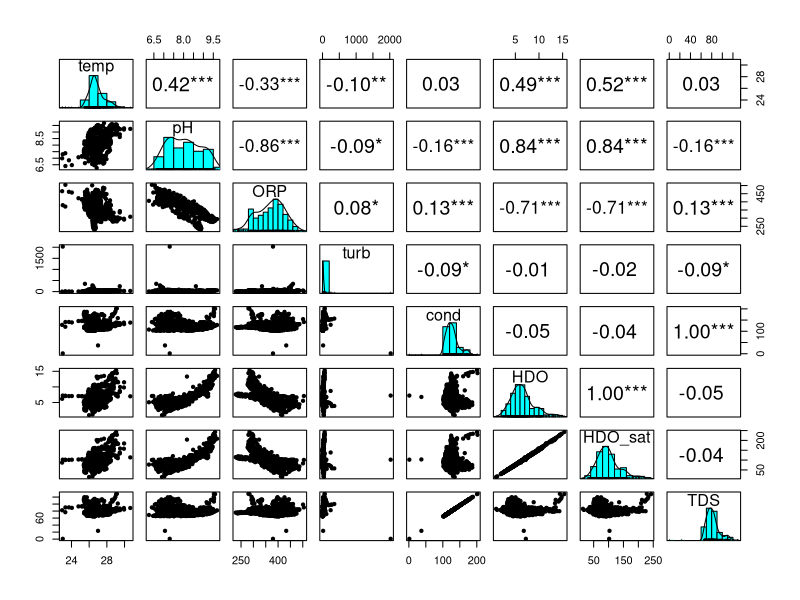
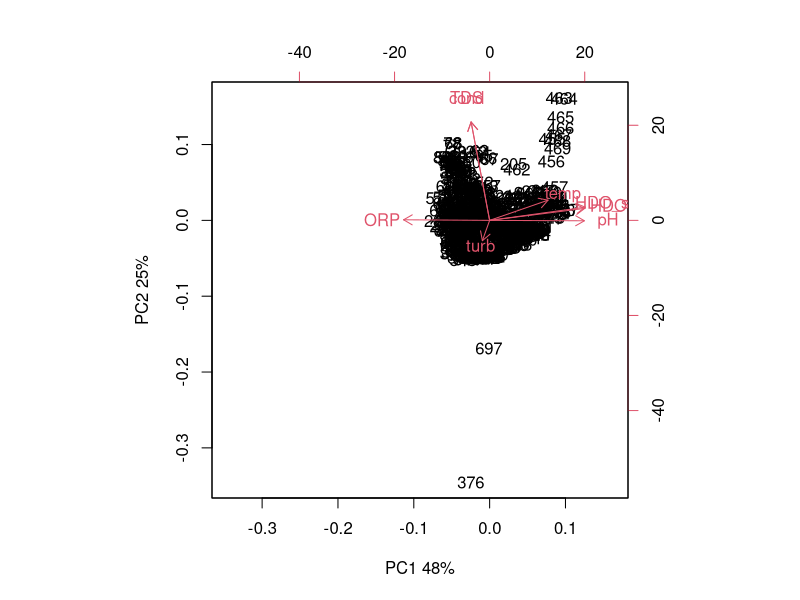
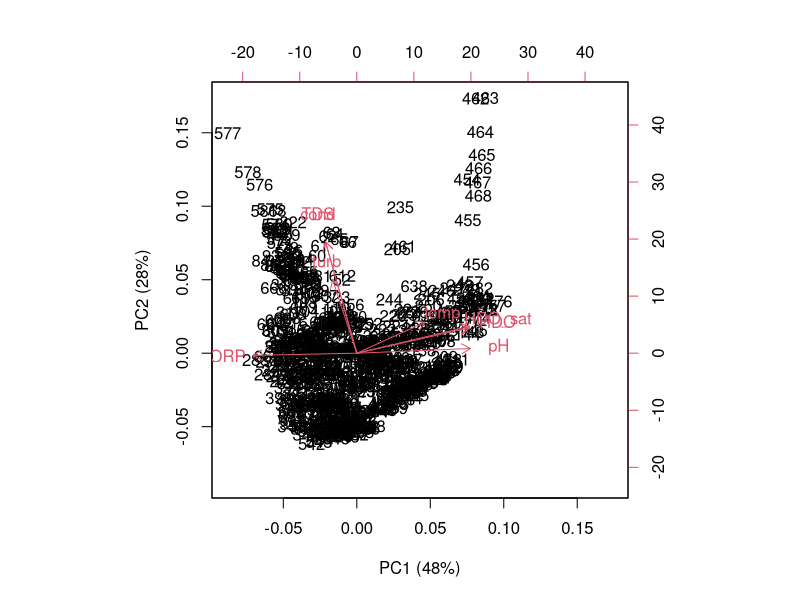
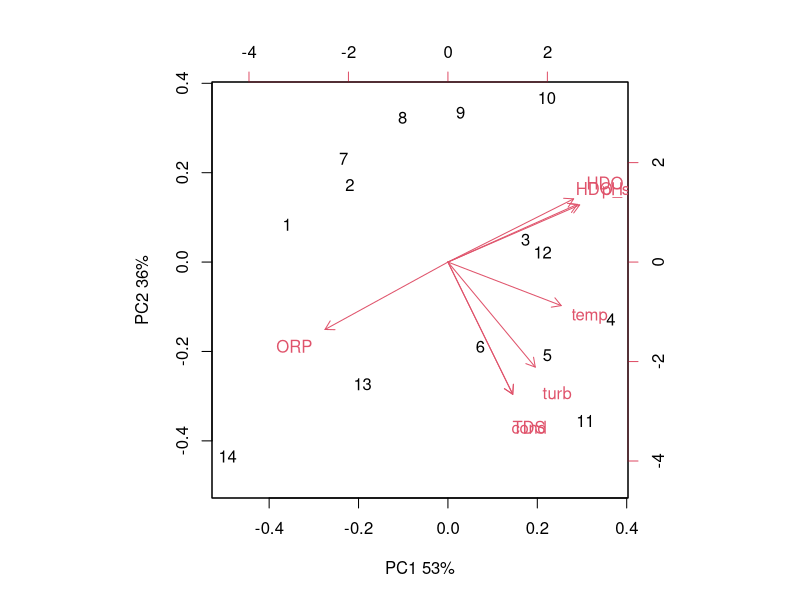
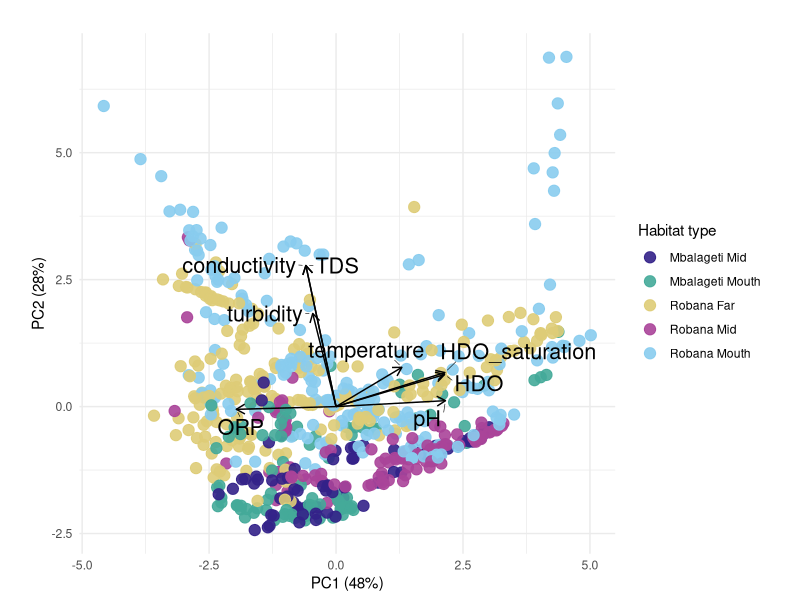
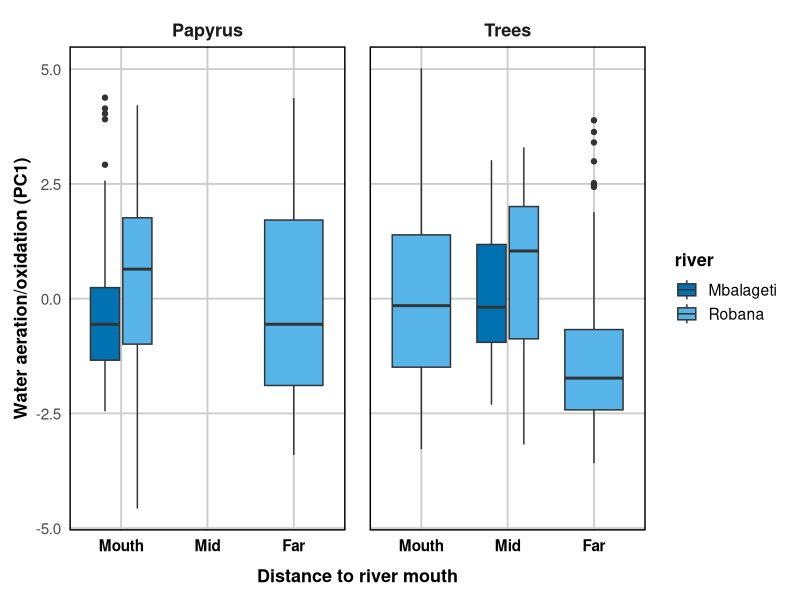
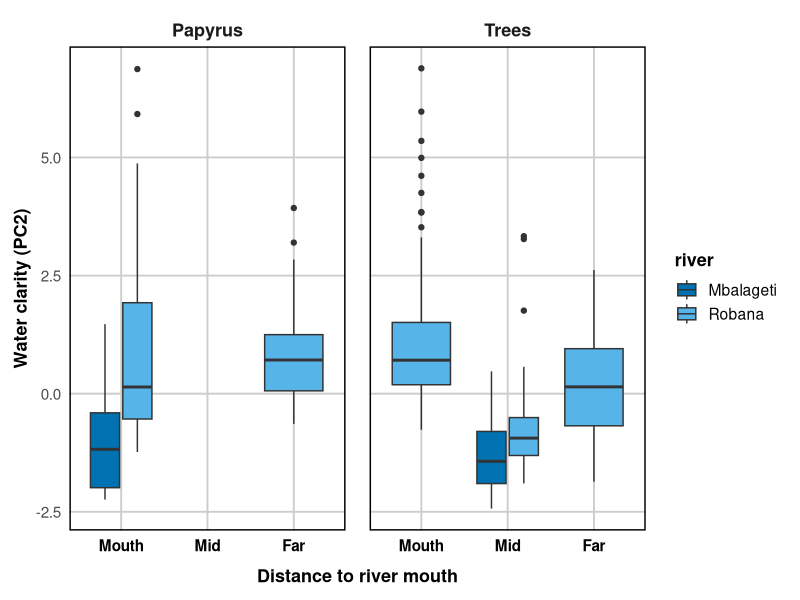
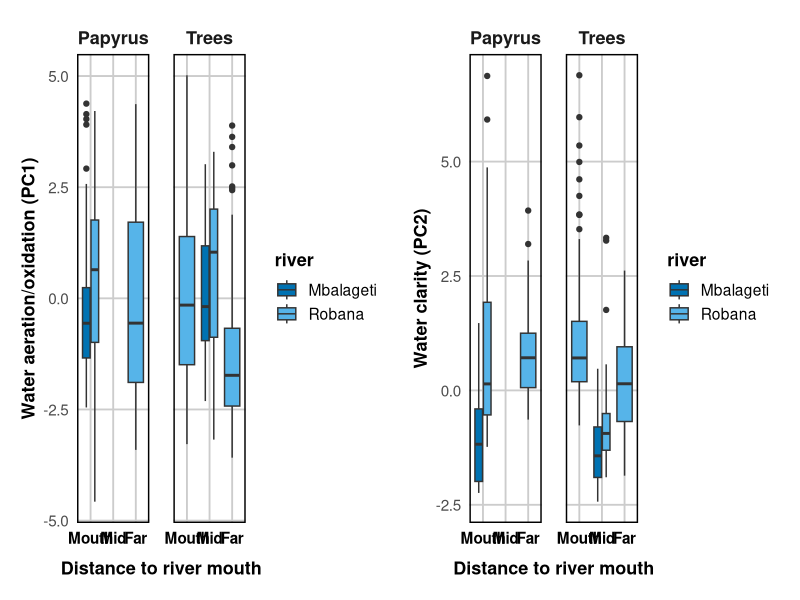

Generate these figures, in order, with R: (Note: this script raises an error after producing the figures.)
rm(list = ls())

# load libraries
library(tidyverse)  # includes dplyr, ggplot2
library(vegan)      # multivariate analysis of ecological community data   
library(psych)      # useful for panel plots of multivariate datasets
library(ggrepel)    # label placement for ggplot2 to avoid overlapping text
library(patchwork)  # combine multiple ggplot2 plots into one layout 

# load data_water
data_water <- read.csv("data_water.csv") |>
  dplyr::mutate(transect_date_time = paste(transect_ID, substr(date_time_end, 1, 6), substr(date_time_start, 12, 16), sep = " "))|>
  mutate(date=as.Date(date, format= "%d-%b-%Y"),
         habitat_detailed = case_when(
           transect_ID %in% c("pap_1", "pap_2") ~ "Papyrus Mbalageti Mouth",
           transect_ID %in% c("pap_3", "pap_4") ~ "Papyrus Robana Mouth",
           transect_ID %in% c("pap_5", "pap_6") ~ "Papyrus Robana Far",
           transect_ID %in% c("tree_1", "tree_2") ~ "Tree Mbalageti Mid",
           transect_ID %in% c("tree_3", "tree_4") ~ "Tree Robana Mid",
           transect_ID %in% c("tree_5", "tree_6") ~ "Tree Robana Mouth",
           transect_ID %in% c("tree_7", "tree_8") ~ "Tree Robana Far",
           TRUE ~ NA_character_),
         habitat_main = case_when(
           transect_ID %in% c("pap_1", "pap_2","pap_3", "pap_4","pap_5", "pap_6" ) ~ "Papyrus",
           transect_ID %in% c("tree_1", "tree_2","tree_3", "tree_4","tree_5", "tree_6","tree_7", "tree_8") ~ "Trees",
           TRUE ~ NA_character_),
         distance_to_river_mouth= case_when(
           transect_ID %in% c("pap_1", "pap_2", "pap_3", "pap_4", "tree_5", "tree_6") ~ "Mouth",
           transect_ID %in% c("tree_1", "tree_2", "tree_3", "tree_4") ~ "Mid",
           transect_ID %in% c("pap_5", "pap_6", "tree_7", "tree_8") ~ "Far"
         ),
         distance_to_river_mouth= factor(distance_to_river_mouth, levels= c("Mouth", "Mid", "Far")),
         habitat_detailed_2= case_when(
           transect_ID %in% c("pap_1", "pap_2") ~ "Mbalageti Mouth",
           transect_ID %in% c("pap_3", "pap_4","tree_5", "tree_6") ~ "Robana Mouth",
           transect_ID %in% c("pap_5", "pap_6","tree_7", "tree_8") ~ "Robana Far",
           transect_ID %in% c("tree_1", "tree_2") ~ "Mbalageti Mid",
           transect_ID %in% c("tree_3", "tree_4") ~ "Robana Mid",
           TRUE ~ NA_character_),
         river= case_when(
           transect_ID %in% c("pap_1", "pap_2", "tree_1", "tree_2") ~ "Mbalageti",
           transect_ID %in% c("pap_3", "pap_4", "pap_5", "pap_6", "tree_3", "tree_4","tree_5", "tree_6", "tree_7", "tree_8") ~ "Robana"
         ))


# explore the correlations among the factors in a panel pairs plot
psych::pairs.panels(data_water |> dplyr::select(temp, pH, ORP, turb, cond, HDO, HDO_sat, TDS),smooth=F,ci=T,ellipses=F,stars=T,method="pearson")
# very strong relation between conductivity and TDS, one on one correlation
# HDO and HDO_sat one on one correlation
# strong negative correlation between ORP and HDO & HDO_sat
# strong positive correlation between pH and HDO
# strong negative correlation between pH and ORP

# PCA with all data
pca_input <- data_water |>
  dplyr::select(temp, pH, ORP, turb, cond, HDO, HDO_sat, TDS)|>
  filter(if_all(everything(), ~ !is.na(.) & !is.infinite(.)))

pca_result <- prcomp(pca_input,center=T, scale. = TRUE)
pca_result
summary(pca_result)

biplot(pca_result,xlab="PC1 48%",ylab="PC2 25%")

# points 376 and 697 suggest outliers
# point 376 has a very high turbidity, very low conductivity and low TDS, depth 0.46
# point 376 was recorded at 11:07:58, which coincides with the exact start time of the transect, seconds moved = 2 and meters moved = 2  suggesting the multiprobe may not yet have been fully submerged. The shallow depth (0.46m) supports this assumption. Partial submersion may also explain the unusually high HDO saturation and turbidity, as the sensors may have measured surface water or even been partially exposed to air.

# point 697: TDS relatively low, conductivity low, turbidity high, depth 0.47, suggest that the probe is held more close to the surface, point 696 is 0.81 meter and point 697 is 0.47 and 698 also 0.47 so maybe the probe was drawn a bit to the surface
# remove these two outliers from the data set, as these might nog be representative measurements
pca_input2 <- data_water |>
  dplyr::slice(c(-377,-698)) |>
  dplyr::select(temp, pH, ORP, turb, cond, HDO, HDO_sat, TDS)|>
  filter(if_all(everything(), ~ !is.na(.) & !is.infinite(.)))

pca_result <- prcomp(pca_input2,center=T, scale. = TRUE)
pca_result
summary(pca_result)

biplot(pca_result, xlab = "PC1 (48%)", ylab = "PC2 (28%)")
# now the plot looks better, still there seems to be a cluster of points to the right

# try PCA with averaged data
pca_input_avg <- data_water |>
  dplyr::slice(c(-377, -698)) |>
  dplyr::filter(if_all(c(temp, pH, ORP, turb, cond, HDO, HDO_sat, TDS),
                       ~ !is.na(.) & !is.infinite(.))) |>
  dplyr::group_by(transect_ID) |>
  dplyr::summarise(
    temp = mean(temp),
    pH = mean(pH),
    ORP = mean(ORP),
    turb = mean(turb),
    cond = mean(cond),
    HDO = mean(HDO),
    HDO_sat = mean(HDO_sat),
    TDS = mean(TDS),
    .groups = "drop"
  )

pca_result_avg <- prcomp(
  pca_input_avg |> dplyr::select(-transect_ID),
  center = TRUE,
  scale. = TRUE
)
pca_result_avg
summary(pca_result_avg)

biplot(pca_result_avg,xlab="PC1 53%",ylab="PC2 36%")
# so the raw data explains 48+25= 73% of all variation
# averaged data explains 53+36= 89% of all variation

# comparing the two biplots, the arrows of temp, turb, cond and TDS seem to change direction, so try o find out why this is

# compute correlation matrices
cor_raw <- cor(pca_input2, use = "pairwise.complete.obs")
cor_avg <- cor(pca_input_avg |> dplyr::select(temp, pH, ORP, turb, cond, HDO, HDO_sat, TDS), use = "pairwise.complete.obs")

# convert matrices to long format data frames
cor_raw_df <- as.data.frame(as.table(cor_raw)) |>
  rename(Var1 = Var1, Var2 = Var2, Correlation_raw = Freq)

cor_avg_df <- as.data.frame(as.table(cor_avg)) |>
  rename(Var1 = Var1, Var2 = Var2, Correlation_avg = Freq)

# join on Var1 and Var2
cor_compare <- left_join(cor_raw_df, cor_avg_df, by = c("Var1", "Var2")) |>
  arrange(Var1, Var2)

# view table
print(cor_compare)
# temperature vs turbidity changes from 0.14 (weak positive) in raw to 0.51 (moderate positive) in averaged.
# ORP vs turbidity flips from 0.21 (positive) in raw to -0.15 (negative) in averaged.
# conductivity vs turbidity increases from 0.41 (moderate) in raw to 0.85 (very strong positive) in averaged.
# conductivity vs temp flips from nearly zero (-0.007) in raw to 0.56 (moderate positive) in averaged.
# pH vs turbidity flips from -0.16 (weak negative) in raw to 0.24 (weak positive) in averaged.
# TDS vs temperature flips from -0.007 in raw to 0.56 (moderate positive) in averaged.
# TDS vs turbidity rises from 0.41 (moderate) in raw to 0.85 (very strong positive) in averaged
# conductivity vs pH flips from -0.19 (negative) in raw to +0.04 (near zero positive) in averaged.
# HDO vs turbidity shifts from -0.07 (near zero) in raw to 0.24 (weak positive) in averaged.
# HDO_sat vs turbidity shifts from -0.05 in raw to 0.27 in averaged.

# the averaging pca changed correlation and might hide variability 
# I want to use the clustering of the parameters to give indication of water aeration and water clarity so it might be better to have enough variability in the data and choose for the raw data instead of averaging data

# make plot
# get row indices to align the meta data (categories) with the rows of the pca input
rows_to_keep <- as.numeric(rownames(pca_input2))

# run PCA
pca_result <- prcomp(pca_input2, center = TRUE, scale. = TRUE)

# add the meta data (habitat categories) with the rows used in the PCA
habitat_vector <- data_water$habitat_detailed_2[rows_to_keep]

# extract PCA scores into a dataframe and add the habitat categories
scores <- as.data.frame(pca_result$x)
scores$habitat <- habitat_vector

# extract loadings (arrows) for the first pricinipal components PC1 and PC2 
loadings <- as.data.frame(pca_result$rotation[, 1:2])  
# label the variable names
loadings$varname <- rownames(loadings)
loadings$varname <- dplyr::recode(
  loadings$varname,
  "cond" = "conductivity",
  "turb" = "turbidity",
  "temp" = "temperature",
  "HDO_sat" = "HDO_saturation"
)

# adjust the x and y positions of the labels
loadings$nudge_x <- 0
loadings$nudge_y <- 0

loadings$nudge_x[loadings$varname == "TDS"] <- 0.5
loadings$nudge_x[loadings$varname == "conductivity"] <- -0.3
loadings$nudge_x[loadings$varname == "turbidity"] <- -0.3
loadings$nudge_x[loadings$varname == "temperature"] <- 0.1
loadings$nudge_x[loadings$varname == "HDO"] <- 0.4
loadings$nudge_x[loadings$varname == "HDO_saturation"] <- 0.4
loadings$nudge_y[loadings$varname == "HDO_saturation"] <- -0.1
loadings$nudge_y[loadings$varname == "ORP"] <- -0.1

# scale arrows for visibility
arrow_scale <- 4.5 
loadings$PC1 <- loadings$PC1 * arrow_scale
loadings$PC2 <- loadings$PC2 * arrow_scale

# plot
ggplot(scores, aes(x = PC1, y = PC2, color = habitat)) +
  geom_point(size = 3.5, alpha= 0.9) +
  geom_segment(data = loadings,
               aes(x = 0, y = 0, xend = PC1, yend = PC2),
               arrow = arrow(length = unit(0.25, "cm")),
               color = "black", linewidth = 0.5) +
  geom_text_repel(
    data = loadings,
    aes(x = PC1, y = PC2, label = varname),
    color = "black",
    size = 5.5,
    nudge_x = loadings$nudge_x,
    nudge_y = loadings$nudge_y,
    force_pull= 0.3,
    segment.color = "black",     
    segment.size = 0.2,          
    box.padding = 0.4,          
    point.padding = 0.2,      
    min.segment.length = 0
  )+
  labs(
    title = "",
    x = paste0("PC1 (", round(summary(pca_result)$importance[2, 1] * 100), "%)"),
    y = paste0("PC2 (", round(summary(pca_result)$importance[2, 2] * 100), "%)"),
    color = "Habitat type"
  ) +
  coord_fixed() +
  theme_minimal() +
  scale_color_manual(values = c("#332288", "#44AA99", "#DDCC77", "#AA4499", "#88CCEE"))

# from the PCA plot it seems that HDO saturation, HDO, pH and temperature are clustered over PC1
# these factors give an indication about water aeration, chemical water quality
# conductivity, TDS and turbidity cluster together over PC2, these factors give an indication about water clarity (visible water quality)

# with these PCA results it is possible to plot the water parameters together in one plot instead of every parameters separately
# therefore need to extract the PCA values and make a data frame of it

# extract PCA values and add as column to data water
scores <- as.data.frame(pca_result$x)

# add metadata of data water by matching rows
meta <- data_water[rows_to_keep, ]  
pca_with_meta <- cbind(meta, scores)

# plot PC1 which represents water aeration (chemical water quality)
plot1 <- ggplot(pca_with_meta, aes(x = distance_to_river_mouth, y = PC1, fill= river)) +
  geom_boxplot()+
  facet_grid(~habitat_main)+
  theme(text= element_text(size=14))+
  labs(x= "Distance to river mouth", y= "Water aeration/oxidation (PC1)")+
  scale_fill_manual(values = c(
    "Mbalageti" = "#0072B2",
    "Robana" = "#56B4E9"))+
  theme_minimal(base_size = 14) +
  theme(
    axis.title = element_text(size = 13, face="bold"),
    axis.title.x = element_text(size = 13, face = "bold", margin = margin(t = 10)),
    axis.text.x = element_text(size = 11, face = "bold", color="black"), 
    axis.text = element_text(size = 11),
    legend.position = "right",
    legend.title = element_text(size = 13, face = "bold"),
    strip.text = element_text(size = 13, face = "bold"),
    panel.grid.major.x = element_line(color = "grey80", linetype = "solid"),
    panel.grid.major.y = element_line(color = "grey80", linetype = "solid"),
    panel.grid.minor = element_blank(),
    panel.spacing = unit(1.2, "lines"),
    panel.border = element_rect(color = "black", size = 1, fill = NA),
    plot.margin = margin(10, 10, 10, 10)
  )
plot1

# plot PC2 which represents water clarity (visible water quality)
plot2 <- ggplot(pca_with_meta, aes(x = distance_to_river_mouth, y = PC2, fill= river)) +
  geom_boxplot()+
  facet_grid(~habitat_main)+
  theme(text= element_text(size=14))+
  labs(x= "Distance to river mouth", y= "Water clarity (PC2)")+
  scale_fill_manual(values = c(
    "Mbalageti" = "#0072B2",
    "Robana" = "#56B4E9"))+
  theme_minimal(base_size = 14) +
  theme(
    axis.title = element_text(size = 13, face="bold"),
    axis.title.x = element_text(size = 13, face = "bold", margin = margin(t = 10)),
    axis.text.x = element_text(size = 11, face = "bold", color="black"), 
    axis.text = element_text(size = 11),
    legend.position = "right",
    legend.title = element_text(size = 13, face = "bold"),
    strip.text = element_text(size = 13, face = "bold"),
    panel.grid.major.x = element_line(color = "grey80", linetype = "solid"),
    panel.grid.major.y = element_line(color = "grey80", linetype = "solid"),
    panel.grid.minor = element_blank(),
    panel.spacing = unit(1.2, "lines"),
    panel.border = element_rect(color = "black", size = 1, fill = NA),
    plot.margin = margin(10, 10, 10, 10)
  )
plot2

# make combined plot
combined_plot <- plot1 | plot2
print(combined_plot)
ggsave("combined_plot.png", combined_plot, width = 12, height = 6, dpi = 300)

# test the effects of river and distance to river mouth on the water quality PC's
# anova PC1 (chemical water quality)
model_pc1 <- lmer(PC1 ~ river + distance_to_river_mouth + (1 | transect_ID), data = pca_with_meta)
anova(model_pc1)
# river no significant effect
# distance to river mouth significant effect
summary(model_pc1)
# Robana not significantly higher 
# mid distance not significantly higher than mouth
# far distance is significantly lower than mouth
# little variance of transect ID

# test without the random effect
model_pc1a <- lm(PC1 ~ river + distance_to_river_mouth, data = pca_with_meta)
anova(model_pc1a)
summary(model_pc1a)
# now Robana river significantly higher??
# mid distance significantly higher than mouth
# far distance significantly lower than mouth

# compare models
anova(model_pc1, model_pc1a)
# AIC lower for model pc1 and the p<0.05 so keep the random effect included in the model

# anova PC2
model_pc2 <- lmer(PC2 ~ river + distance_to_river_mouth + (1 | transect_ID) , data = pca_with_meta)
anova(model_pc2)
# river had a significant effect
# significant effect of distance to river mouth
summary(model_pc2)
# some variance between transects
# Robana significantly higher values 
# mid distance signficantly lower than mouth --> lower value for water clarity actually means a better water quality, cause lower values of turbditity, TDS and cond
# far distance not significantly lower than mouth

# try model without random effect
model_pc2a <- lm(PC2 ~ river + distance_to_river_mouth, data = pca_with_meta)
anova(model_pc2a)
# both river and distance to river highly significant
summary(model_pc2a)
# Robana significantly higher 
# mid distance signifcantly lower than mouth
# far distance significantly lower than mouth

# compared models
anova (model_pc2, model_pc2a)
# AIC model pc2 is lower and the pvalue < 0.001 indicating to keep the random effect in the model


# take average values for PC1 and PC2 for every transect so the number of observations is reduced to 94 to be used in SEM
PCA_data <- pca_with_meta |>
  group_by(transect_ID,river, habitat_detailed, habitat_detailed_2, distance_to_river_mouth, habitat_main, date) |>
  dplyr::summarise(
    chemical_water_quality_PC1 = mean(PC1),
    visible_water_quality_PC2 = mean(PC2),
    .groups = "drop"
  )

# save as csv to use in SEM
write.csv(PCA_data, "PCA_data.csv", row.names = FALSE)
